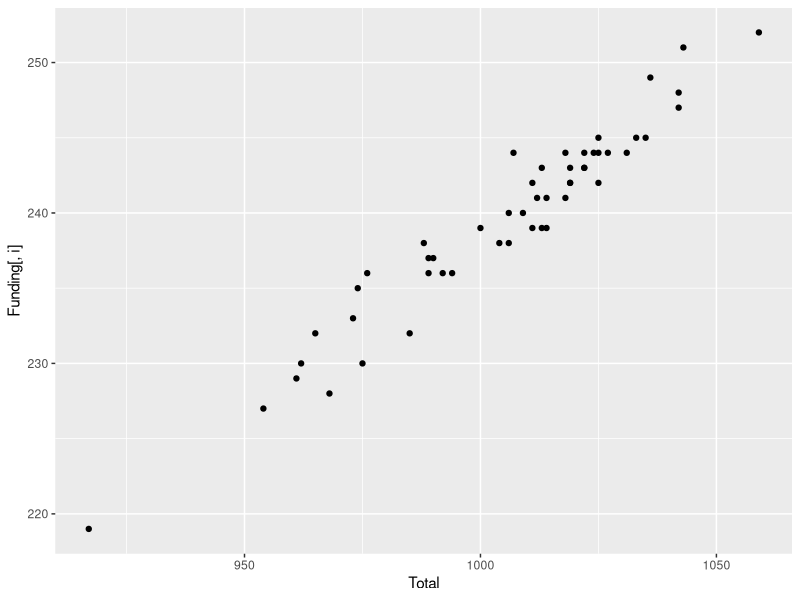
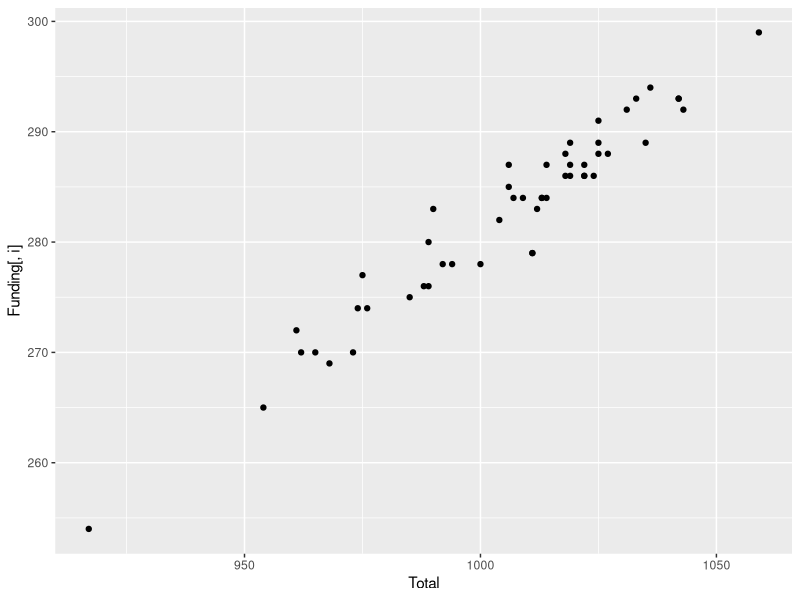
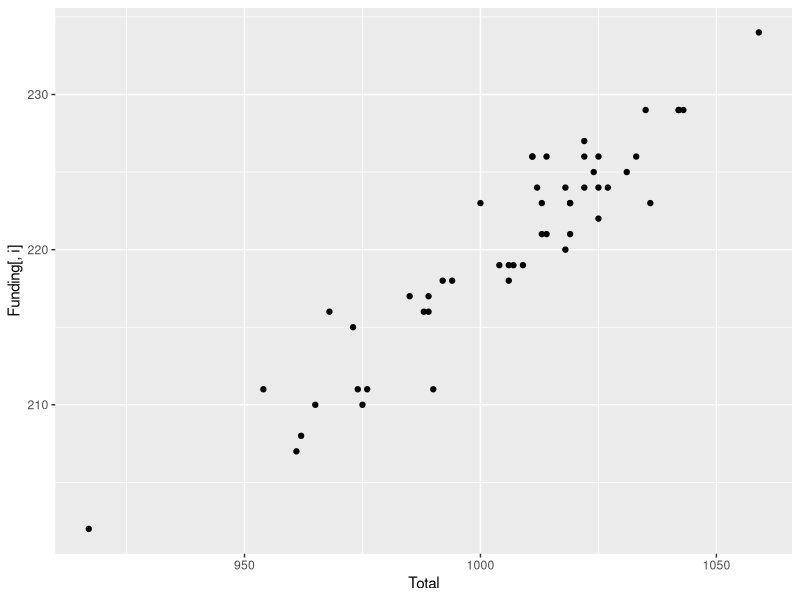
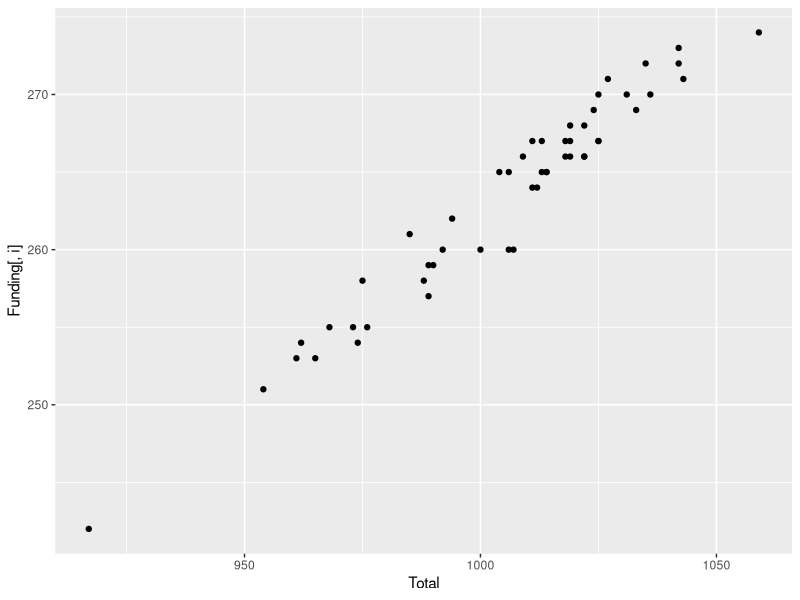
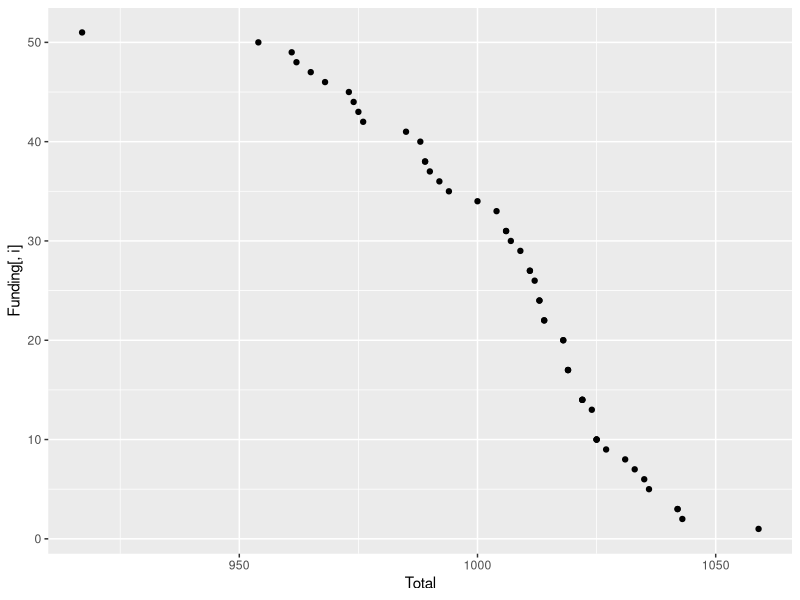
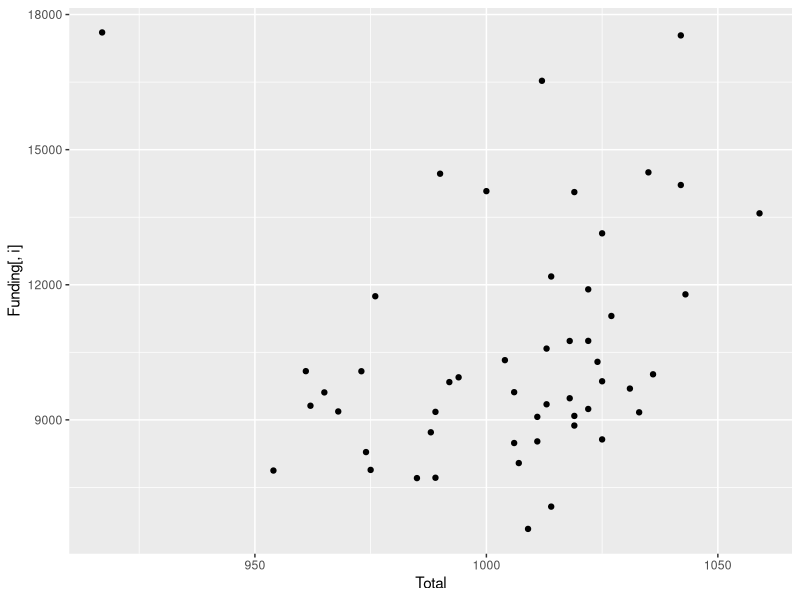
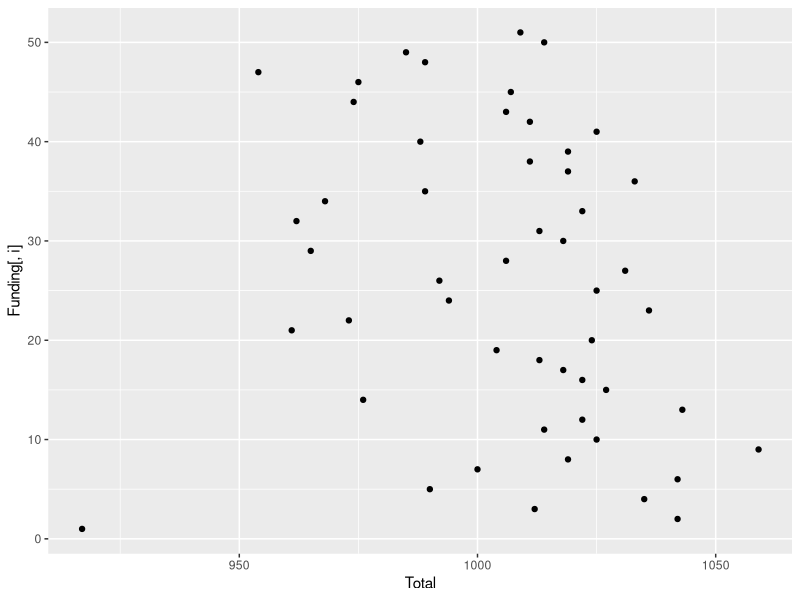
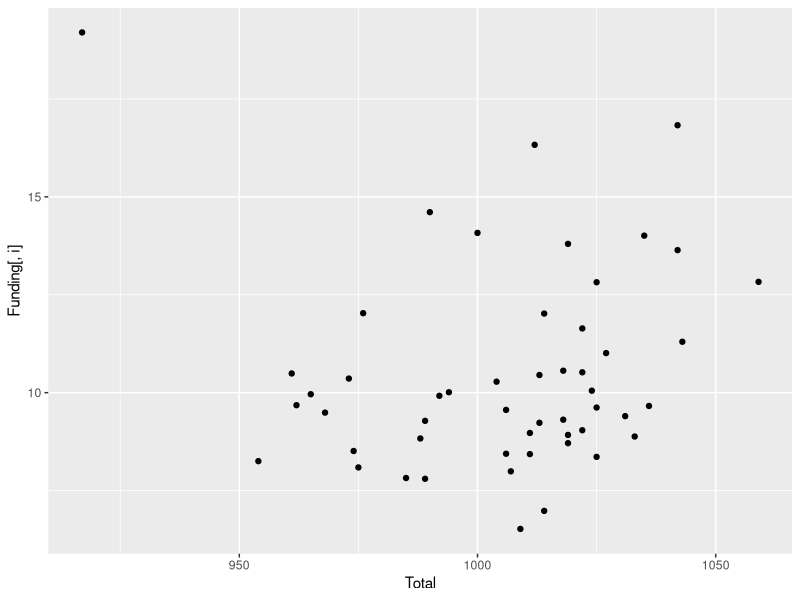

The R source for these figures, in order: (Note: this script raises an error after producing the figures.)
## ---- chunk 1
install.packages("readxl")
library("readxl")
## ---- chunk 2
setwd("~/1. Personal/My Projects/Funding")
Funding <- read.csv("FundData09.csv", header=FALSE, stringsAsFactors=FALSE)

names(Funding) <- Funding[2,]
Funding <- Funding[-c(1,2),]

for(j in 1:20){
  for(i in 1:54){
    Funding[i,j] <- gsub("%","", Funding[i,j])
    Funding[i,j] <- gsub("\\$","", Funding[i,j])
    Funding[i,j] <- gsub(",","", Funding[i,j])
  }
}

numVec <- c(2:20)
for(i in numVec){
  Funding[,i] <- as.numeric(Funding[,i])
}

Funding <- Funding[-c(52:54),]

str(Funding)

for(i in 11:19){
  Funding[,i] <- Funding[,i]/100
}
## ---- chunk 3
library(ggplot2)
expVar <- c(2:5,7:20)
for(i in expVar){
  print(ggplot(Funding, aes(x=Total, y=Funding[,i])) + geom_point())
}
## ---- chunk 4
mod_null <- glm(Total/PPF ~ 1, data = Funding,
                weights=PPF, family = "binomial")
mod_full <- glm(Total/PPF ~., family = "binomial", data = Funding, 
    weights = PPF)

mod_f <- step(mod_null, 
              scope = list(lower = mod_null, upper = mod_full),
              direction = "forward",
              trace = FALSE)

mod_b <- step(mod_null, 
              scope = list(lower = mod_null, upper = mod_full),
              direction = "backward",
              trace = FALSE)

BIC(mod_f)
summary(mod_f)
BIC(mod_b)
summary(mod_b)
vif(mod_f)
exp(confint(mod_f))
exp(mod_f$coefficients)
